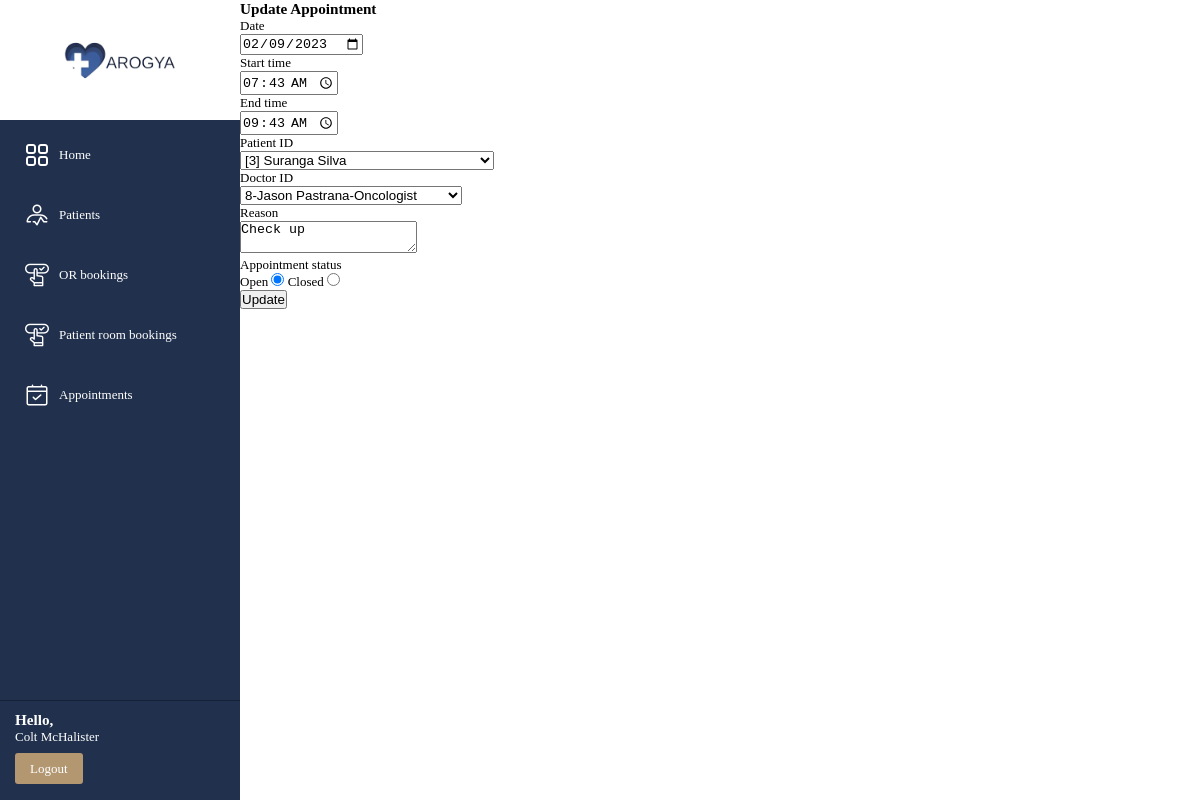
The app's page /views/updateAppointment.php?ID=50 (signed in), older data.
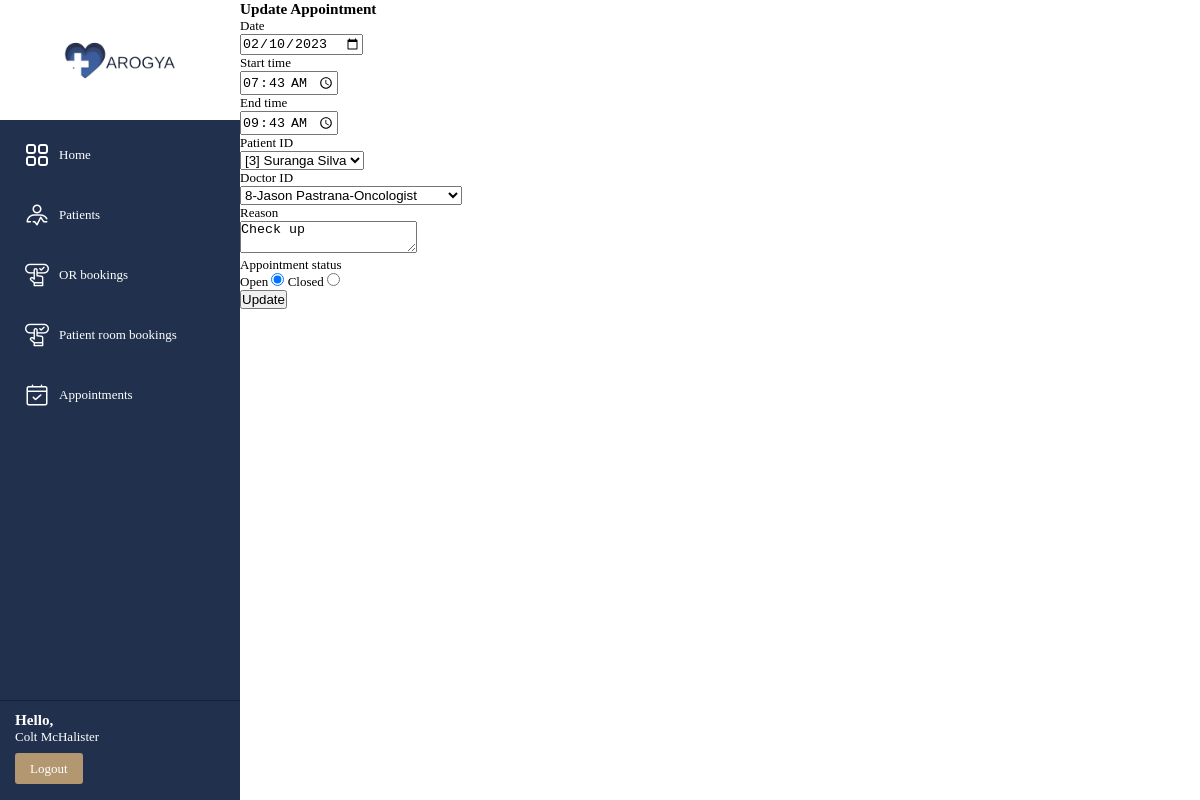
The same page, newer data.
### tables this page shows
CREATE TABLE `appointment` (
  `appointmentID` int(10) NOT NULL,
  `bookedDate` date NOT NULL,
  `startTime` time NOT NULL,
  `endTime` time NOT NULL,
  `description` varchar(255) NOT NULL,
  `patientID` int(10) NOT NULL,
  `employeeID` int(10) NOT NULL,
  `appointmentStatus` varchar(7) NOT NULL
);

### utility/queryHandler.php (called while the page is built, shortened)
<?php
function handleSelectQuery($query) {
    $connection = getConnection();
    if($connection) {
        $result = mysqli_query($connection, $query);
        if(mysqli_num_rows($result) > 0) {
            return $result;
        }
        return false;
    }
    else {
        printError("CONNECTION FAILED", mysqli_connect_error());
        die();
    }
}

### views/updateAppointment.php (the view, shortened to what the changed rows need)
<?php
require('partials/header.php');
if(isset($_SESSION["username"])) {
    $currentDate = date('Y-m-d');
    $recId = $_GET["ID"];
    $records = handleSelectQuery("SELECT * FROM appointment WHERE appointmentID = '$recId'");
    if($records) {
        $globalFetch = mysqli_fetch_assoc($records);
    }
?>
    <main class="app-main">
        <div class="heading">
            <h3>Update Appointment</h3>
        </div>
        <div class="container">
            <form action="../controllers/updateAppointmentHandler.php?ID=<?php echo $recId;?>" method="POST" autocomplete="off">
                <div id="mainSection">
                    <div class="formSection">
                        <label class="inputLabel" for="datePicker">Date</label>
                        <br>
                        <input type="date" id="datePicker" name="date" value="<?php echo $globalFetch["bookedDate"];?>" required>
                        <br>
                    </div>
                    <div class="formSection">
                        <label class="inputLabel" for="startTimePicker">Start time</label>
                        <br>
                        <input type="time" id="startTimePicker" name="startTime" value="<?php echo $globalFetch["startTime"];?>" required>
                        <br>
                    </div>
                    <div class="formSection">
                        <label class="inputLabel" for="endTimePicker">End time</label>
                        <br>
                        <input type="time" id="endTimePicker" name="endTime" value="<?php echo $globalFetch["endTime"];?>" required>
                        <br>
                    </div>
                    <?php if($_SESSION["accountType"] == "receptionist") {
                        ?>
                        <div class="formSection">
                            <label class="inputLabel" for="usernameTextBox">Patient ID</label>
                            <br>
                            <select name="patientIDs">
                                <?php
                                $query = "SELECT
                                            patientID,
                                            firstName,
                                            lastName
                                            from patient WHERE patientID NOT IN
                                            (SELECT patientID from roomoccupancy WHERE endDate >= '$currentDate');";
                                $rawData = handleSelectQuery($query);
                                while($fetched = mysqli_fetch_assoc($rawData)) {
                                    $patientID = $fetched["patientID"];
                                    $firstName = $fetched["firstName"];
                                    $lastName = $fetched["lastName"];
                                    if($patientID == $globalFetch["patientID"]) {
                                        echo "<option value=$patientID selected>[$patientID] $firstName $lastName</option>";
                                    }
                                    else {
                                        echo "<option value=$patientID>[$patientID] $firstName $lastName</option>";
                                    }
                                }
                                ?>
                            </select>
                        </div>
                        <?php
                    }?>
                    <div class="formSection">
                        <label class="inputLabel" for="usernameTextBox">Doctor ID</label>
                        <br>
                        <select name="doctorIDs">
                            <?php
                            $query = "SELECT employeeID, firstName, lastName, specialization from employee WHERE NOT
                         specialization ='administrator' AND NOT specialization ='receptionist';";
                            $rawData = handleSelectQuery($query);
                            while($fetched = mysqli_fetch_assoc($rawData)) {
                                $employeeID = $fetched["employeeID"];
                                $firstName = $fetched["firstName"];
                                $lastName = $fetched["lastName"];
                                $specialization = $fetched["specialization"];
                                if($employeeID == $globalFetch["employeeID"]) {
                                    echo "<option value=$employeeID selected>$employeeID-$firstName  $lastName-$specialization</option>";
                                }
                                else {
                                    echo "<option value=$employeeID>$employeeID-$firstName  $lastName-$specialization</option>";
                                }
                            }
                            ?>
                        </select>
                    </div>
                    <div class="formSection">
                        <label class="inputLabel" for="reasonTextBox">Reason</label>
                        <br>
                        <textarea id="reasonTextBox" name="reason" column=40 row=5 required><?php echo $globalFetch["description"];?></textarea>
                        <br>
                    </div>
                    <div class="radioButtonSection">
                        <label class="inputLabel">Appointment status</label>
                        <div>
                            <label class="inputLabel" for="openRadioBtn">Open</label>
                            <?php
                                if($globalFetch["appointmentStatus"] == "open") {
                                    echo '<input type="radio" value="open" id="openRadioBtn" name="appointmentStatus" checked required>';
                                }
                                else {
                                    echo '<input type="radio" value="open" id="openRadioBtn" name="appointmentStatus" required>';
                                }
                            ?>
                            <label class="inputLabel" for="closeRadioBtn">Closed</label>
                            <?php
                                if($globalFetch["appointmentStatus"] == "close") {
                                    echo '<input type="radio" value="close" id="closeRadioBtn" name="appointmentStatus" checked required>';
                                }
                                else {
                                    echo '<input type="radio" value="close" id="closeRadioBtn" name="appointmentStatus" required>';
                                }
                            ?>
                        </div>
                    </div>
                </div>
                <div class="buttonSection">
                    <button type="submit">Update</button>
                </div>
            </form>
        </div>
    </main>
    <?php
}
else {
    header("Location: login.php");
}
?>

Row changes from the older to the newer data that the page shows:
changed appointment "Check up": date "02/09/2023" → "02/10/2023"
